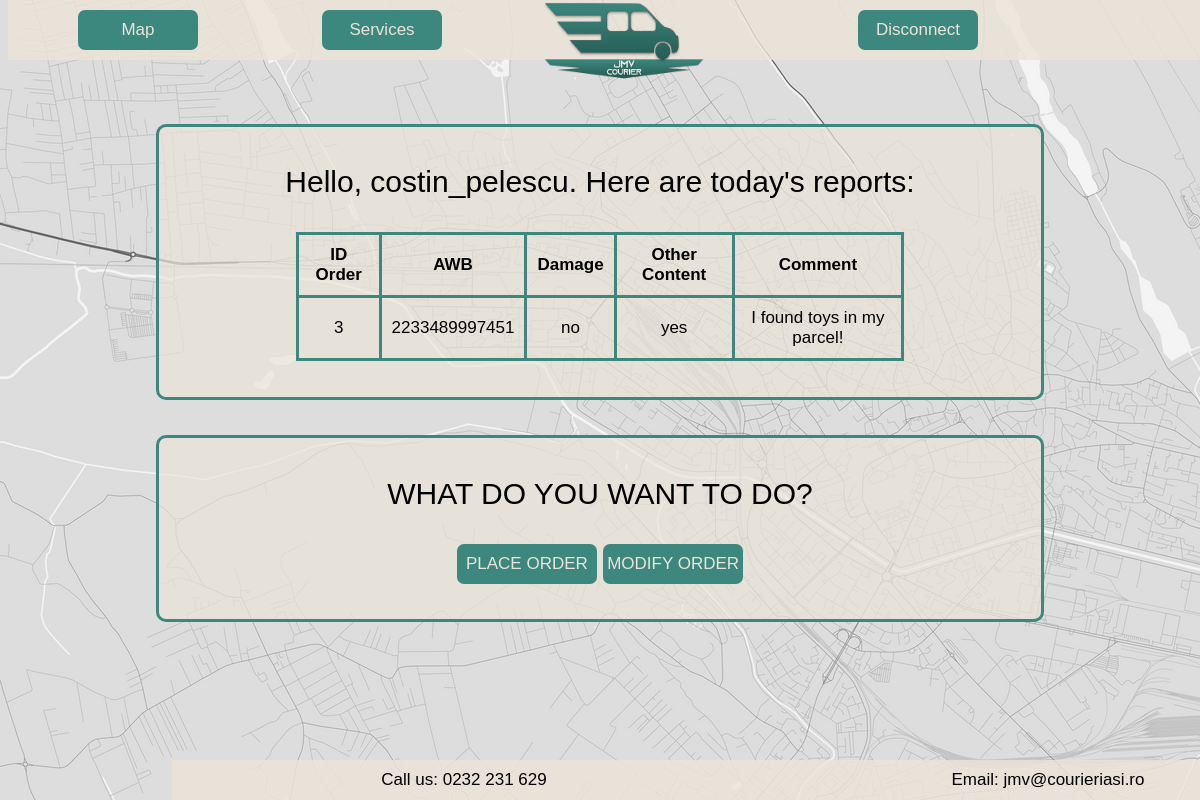
/operator/index.php (signed in), run on the app's committed database.
### tables this page shows
CREATE TABLE `reports` (
  `id_order` int(255) NOT NULL,
  `damage` varchar(5) NOT NULL,
  `other_content` varchar(5) NOT NULL,
  `comment` varchar(100) NOT NULL
);

CREATE TABLE `orders` (
  `id` int(11) NOT NULL,
  `name` varchar(50) NOT NULL,
  `phone_number` varchar(30) NOT NULL,
  `address` varchar(100) NOT NULL,
  `weight` varchar(30) NOT NULL,
  `content` varchar(100) NOT NULL,
  `standard/express` varchar(10) NOT NULL,
  `cash/account_reimbursement` varchar(25) NOT NULL,
  `amount` float DEFAULT NULL,
  `area` varchar(20) NOT NULL,
  `status` varchar(10) NOT NULL,
  `delivery_date` date NOT NULL,
  `delivery_hour` varchar(15) NOT NULL,
  `AWB` varchar(50) NOT NULL,
  `id_client` int(255) DEFAULT NULL
);

### Database/display_operator_reports.php (the view)
<?php
require_once("../Database/server.php");
function display_operator_reports($username)
{
    global $mysql;
    $query = "select id_order, awb, damage, other_content, comment from reports join orders where id=id_order";
    if ($stmt = $mysql->prepare($query)) {
        $stmt->execute();
        $stmt->bind_result($id_order,$AWB, $damage, $other_content, $comment);
    }
    echo
        '<tr>
            <th style = "padding:10px">ID Order</th>
            <th style = "padding:10px">AWB</th>
            <th style = "padding:10px">Damage</th>
            <th style = "padding:10px">Other Content</th>
            <th style = "padding:10px">Comment</th>
        </tr>';
    while ($stmt->fetch()) {
        echo '<tr>';
            echo '<td style = "padding:10px">' . $id_order . '</td>';
            echo '<td style = "padding:10px">' . $AWB . '</td>';
            echo '<td style = "padding:10px">' . $damage . '</td>';
            echo '<td style = "padding:10px">' . $other_content . '</td>';
            echo '<td style = "padding:10px">' . $comment . '</td>';
            echo '</tr>';
    }
}

### public/style.css (style rules this page uses)
body { background-image: url('../resources/Background.png'); background-repeat: no-repeat; background-attachment: fixed; margin-bottom: 50px; margin-top: 100px; }
td, th { text-align: center; padding: 1%; border-radius: 10px; border-color:#3c887e; border-style: solid; }
::placeholder { color:rgba(235, 228, 216, 0.7); }

### data on the page
reports: id_order "3", id_order.AWB "2233489997451", damage "no", other_content "yes", comment "I found toys in my parcel!"

### other printed values
$_SESSION['username'] "costin_pelescu"
